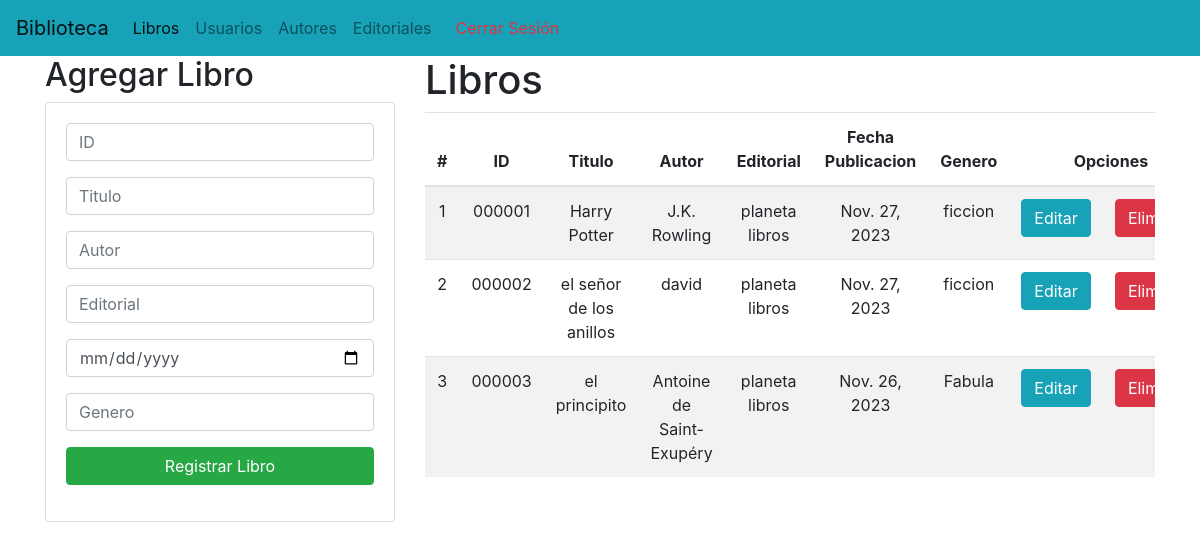
The app's page /, older data.
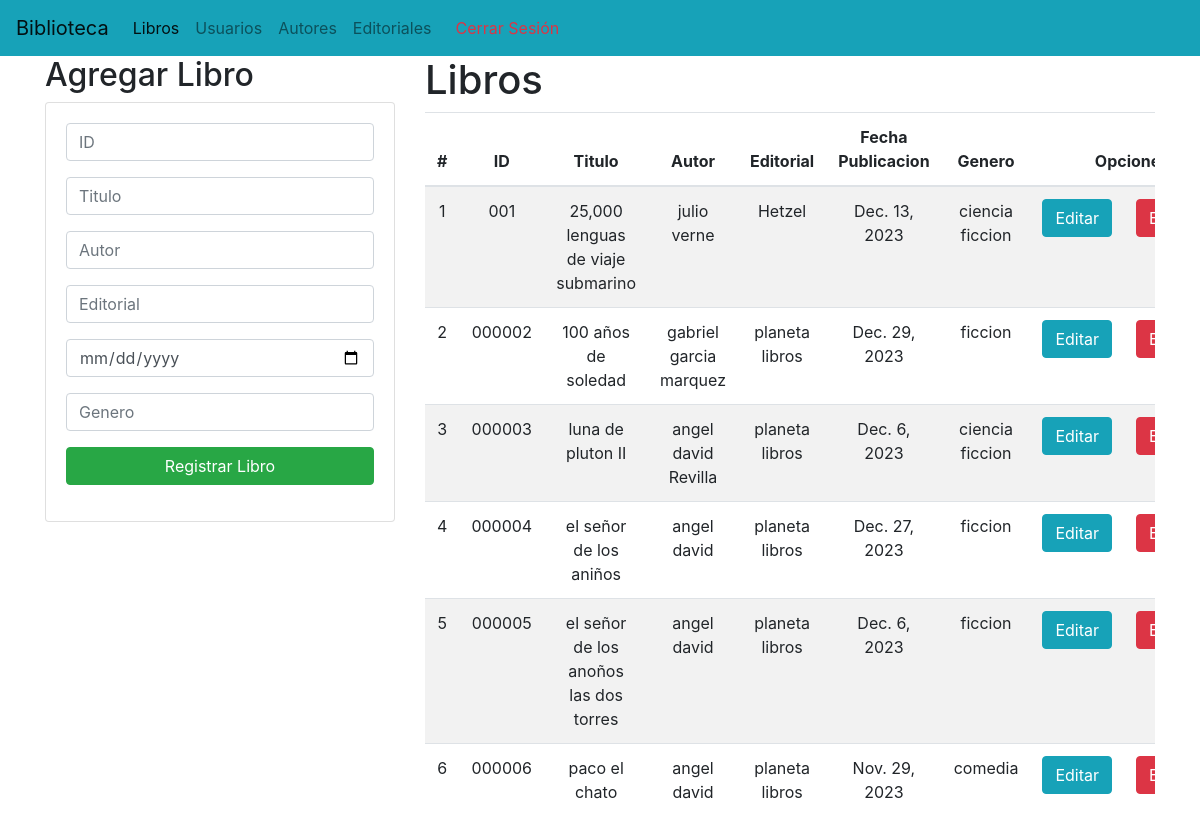
The same page, newer data.
### Aplicaciones/Biblioteca/models.py (models this page shows, shortened)
class libros(models.Model):
    id = models.CharField(primary_key=True, max_length=6)
    titulo = models.CharField(max_length=200)
    autor = models.CharField(max_length=200)
    editorial = models.CharField(max_length=200)
    fecha = models.DateField(max_length=200)
    genero = models.CharField(max_length=200)

### Aplicaciones/Biblioteca/views.py (the view)
# urls.py: path('', views.home, name='home'),
def home(request):
    librosListas = libros.objects.all()
    return render(request, "gestionLibros.html", {"libros":librosListas})

### Aplicaciones/Biblioteca/templates/gestionLibros.html (shortened to what this page needs)
{% extends "./base.html" %}
{% block body %}
<div class="row">
    <div class="col-sm-12 col-md-6 col-lg-4 col-xl-4">
        <h2>Agregar Libro</h2>
        <div class="card">
            <div class="card-body">
                <form action="/registrarLibros/" method="post">{% csrf_token %}
                    <div class="form-group">
                        <input type="text" id="txtid" name="txtid" class="form-control" placeholder="ID"
                            minlength="6" maxlength="6" required>
                    </div>
                    <div class="form-group">
                        <input type="text" id="txttitulo" name="txttitulo" class="form-control" placeholder="Titulo"
                             maxlength="70" required>
                    </div>
                    <div class="form-group">
                        <input type="text" id="txtautor" name="txtautor" class="form-control" placeholder="Autor"
                             maxlength="70" required>
                    </div>
                    <div class="form-group">
                        <input type="text" id="txtedito" name="txtedito" class="form-control" placeholder="Editorial"
                             maxlength="70" required>
                    </div>
                    <div class="form-group">
                        <input type="date" id="datefecha" name="datefecha" class="form-control" placeholder="Fecha"  required>
                    </div>
                    <div class="form-group">
                        <input type="text" id="txtgen" name="txtgen" class="form-control" placeholder="Genero"
                             maxlength="70" required>
                    </div>
                    <div class="form-group">
                        <button type="submit" class="btn btn-success btn-block text-white">Registrar Libro</button>
                    </div>
                </form>
            </div>
        </div>
    </div>
    <div class="col-sm-12 col-md-6 col-lg-8 col-xl-8">
        <h1>Libros</h1>
        <div class="table-responsive py=2">
            <table class="table table-striped">
                <thead>
                    <tr>
                        <th>#</th>
                        <th>ID</th>
                        <th>Titulo</th>
                        <th>Autor</th>
                        <th>Editorial</th>
                        <th>Fecha Publicacion</th>
                        <th>Genero</th>
                        <th colspan="2">Opciones</th>
                    </tr>
                </thead>
                <tbody>
                    {% for c in libros %}
                    <tr>
                        <td>{{forloop.counter}}</td>
                        <td>{{c.id}}</td>
                        <td>{{c.titulo}}</td>
                        <td>{{c.autor}}</td>
                        <td>{{c.editorial}}</td>
                        <td>{{c.fecha}}</td>
                        <td>{{c.genero}}</td>
                        <td><a href="edicionLibro/{{c.id}}" class="btn btn-info">Editar</a></td>
                        <td><a href="eliminacionLibro/{{c.id}}" class="btn btn-danger btnEliminacion">Eliminar</a></td>
                    </tr>
                    {% endfor %}
                </tbody>
            </table>
        </div>
    </div>
</div>
{% endblock %}

Row changes from the older to the newer data that the page shows:
removed libros: id "000001", titulo "Harry Potter", autor "J.K. Rowling", editorial "planeta libros", fecha "Nov. 27, 2023", genero "ficcion"
added libros: id "001", titulo "25,000 lenguas de viaje submarino", autor "julio verne", editorial "Hetzel", fecha "Dec. 13, 2023", genero "ciencia ficcion"
changed libros id 000002: titulo "el señor de los anillos" → "100 años de soledad"; autor "david" → "gabriel garcia marquez"; fecha "Nov. 27, 2023" → "Dec. 29, 2023"
changed libros id 000003: titulo "el principito" → "luna de pluton II"; autor "Antoine de Saint-Exupéry" → "angel david Revilla"; fecha "Nov. 26, 2023" → "Dec. 6, 2023"; genero "Fabula" → "ciencia ficcion"
added libros: id "000004", titulo "el señor de los aniños", autor "angel david", editorial "planeta libros", fecha "Dec. 27, 2023", genero "ficcion"
added libros: id "000005", titulo "el señor de los anoños las dos torres", autor "angel david", editorial "planeta libros", fecha "Dec. 6, 2023", genero "ficcion"
added libros: id "000006", titulo "paco el chato", autor "angel david", editorial "planeta libros", fecha "Nov. 29, 2023", genero "comedia"
